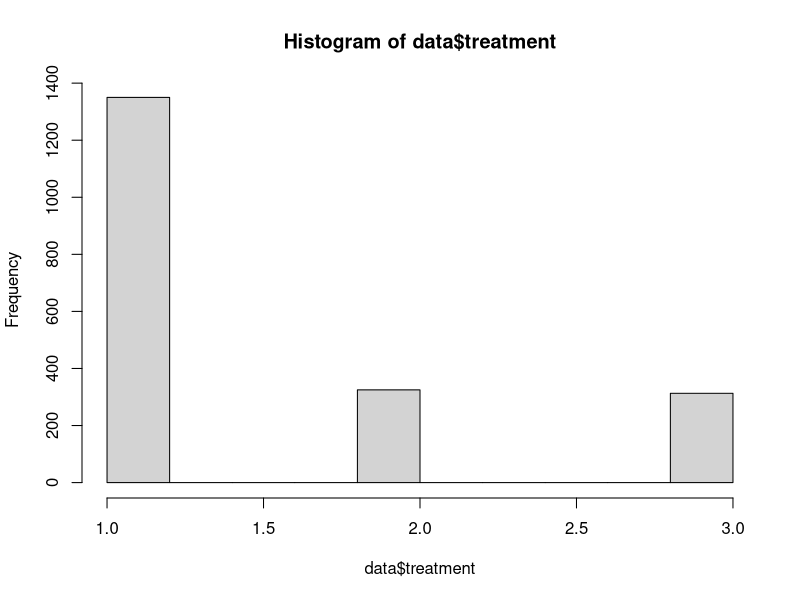
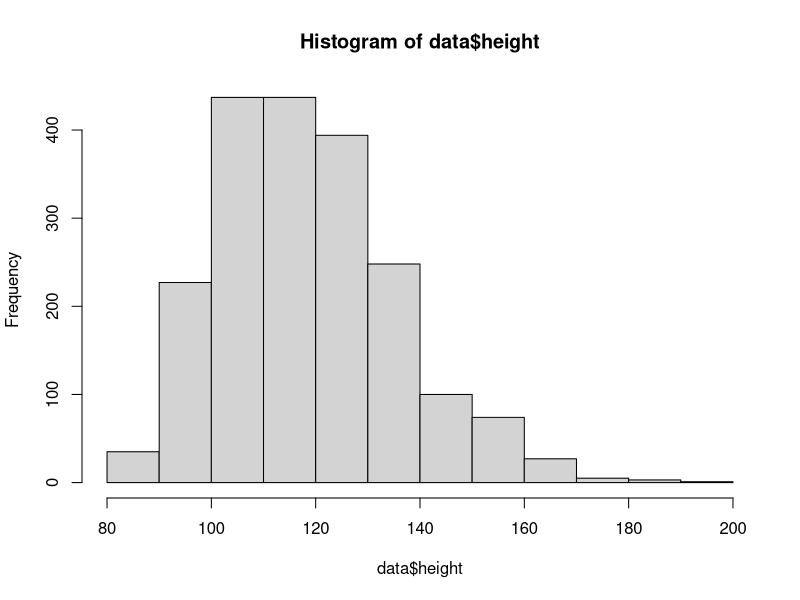
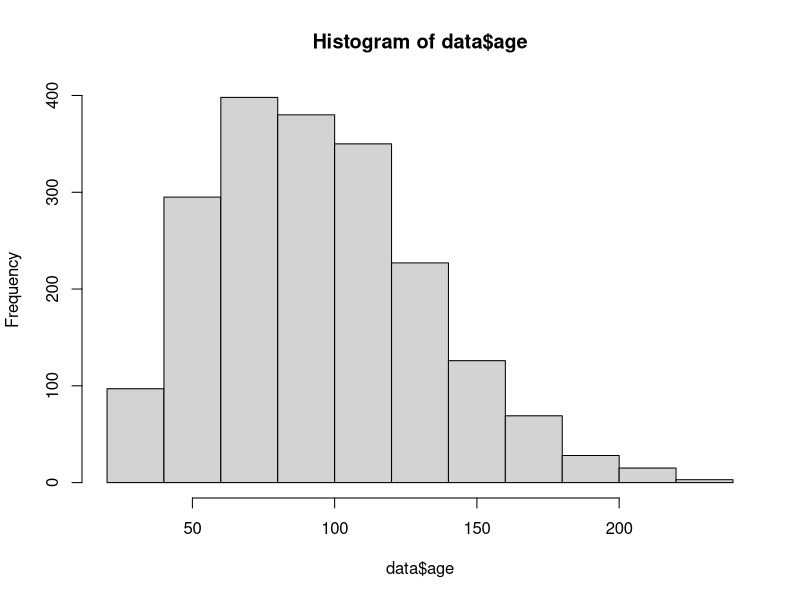

These figures' R source, in order: (Note: this script raises an error after producing the figures.)
## ---- chunk 1
data <- read.csv('growth_data.txt', sep='\t')
View(data)
## ---- chunk 2
colSums(is.na(data))
# nrow(data)
# nrow(data[data$treatment == NA,])

hist(data$treatment)
hist(data$height)
hist(data$age)

data$height[is.na(data$height)] <- median(data$height, na.rm=T)
data$age[is.na(data$age)] <- median(data$age, na.rm=T)


table(data$treatment)
## ---- chunk 3
non_missing <- data$treatment[!is.na(data$treatment)]

class_probs <- prop.table(table(non_missing))

n_na <- sum(is.na(data$treatment))

set.seed(123)
random_impute <- sample(
  names(class_probs), 
  size = n_na, 
  replace = TRUE, 
  prob = class_probs
)

data$treatment[is.na(data$treatment)] <- random_impute
## ---- chunk 4
unique_ids <- unique(data$child)
length(unique_ids)

# table(data$child)


# child_ids to use
# 90211
# 90070
# 80369

# set.seed(123)
# selected_ids <- sample(unique_ids, size = 3, replace = FALSE)
# selected_ids

selected_ids <- c(90211, 90070, 80369)
## ---- chunk 5
library(dplyr)
selected_data <- data %>% filter(child %in% selected_ids)
selected_data$age_in_years <- round((selected_data$age)/12, 0)
selected_data$age_in_years_round <- round((selected_data$age)/12, 2)
selected_data
# table(selected_data$child)
## ---- chunk 6
#library(tidyverse)

# Plot
ggplot(selected_data, aes(x = age_in_years, y = height, color = factor(child))) +
  geom_line(size = 1.2) +
  geom_point(size = 2) +
  scale_x_continuous(
  breaks = seq(min(selected_data$age_in_years),
               max(selected_data$age_in_years),
               by = 1)
) +
labs(
    title = "Growth Curves for Three Children",
    x = "Age (years)",
    y = "Height (cm)",
    color = "Child ID"
  ) +
  theme_minimal()

## ---- chunk 7
ggplot(selected_data, aes(x = age_in_years, y = height,
                          color = factor(child),
                          linetype = factor(treatment))) +
  geom_line(size = 1.2) +
  geom_point(size = 2) +
  scale_x_continuous(
    breaks = seq(min(selected_data$age_in_years),
                 max(selected_data$age_in_years),
                 by = 1)
  ) +
  labs(
    title = "Growth Curves for Three Selected Children",
    x = "Age (years)",
    y = "Height (cm)",
    color = "Child ID",
    linetype = "Treatment"
  ) +
  theme_minimal()

## ---- chunk 8
ggplot(selected_data, aes(
    x = age_in_years,
    y = height,
    color = factor(child),
    linetype = factor(treatment)
  )) +
  geom_line(size = 1.2) +
  geom_point(size = 2, aes(shape = factor(treatment))) +
  scale_x_continuous(
    breaks = seq(min(selected_data$age_in_years),
                 max(selected_data$age_in_years),
                 by = 1)
  ) +
  labs(
    title = "Growth Curves for Three Children",
    x = "Age (years)",
    y = "Height (cm)",
    color = "Child ID",
    linetype = "Treatment",
    shape = "Treatment"
  ) +
  theme_minimal()

## ---- chunk 9
ggplot(selected_data, aes(x = age_in_years, y = height,
                          color = factor(child),
                          linetype = factor(treatment=2))) +
  geom_line(size = 1.2) +
  geom_point(size = 2) +
  scale_x_continuous(
    breaks = seq(min(selected_data$age_in_years),
                 max(selected_data$age_in_years),
                 by = 1)
  ) +
  labs(
    title = "Growth Curves for Three Selected Children",
    x = "Age (years)",
    y = "Height (cm)",
    color = "Child ID",
    linetype = "Treatment"
  ) +
  theme_minimal()
